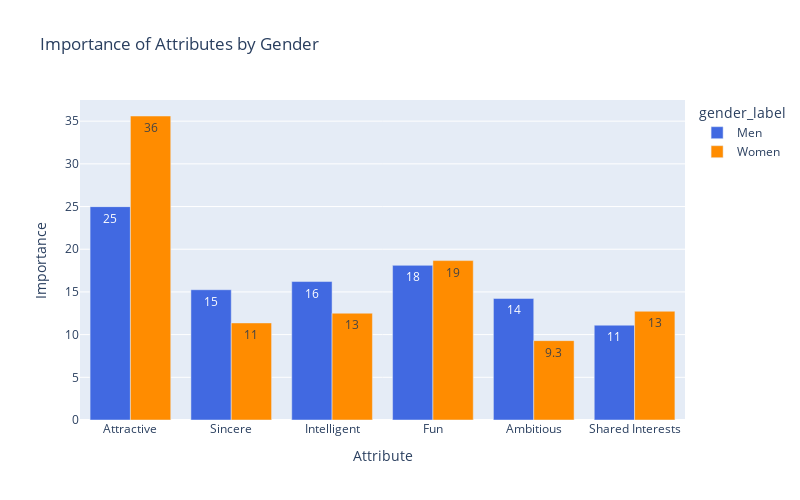

Source (notebook cell):
### Markdown cell above
For both men and women, attractiveness is ranked as the most important trait when considering what the opposite sex values in a partner.
Fun is consistently ranked second for both genders.
However, while men prioritize intelligence as their third most valued trait, women place equal importance on intelligence and shared interests.

### Code cell
# Plot a bar chart to visualize priorities side-by-side (Men vs Women)
#melt() transforms a wide table into a long table.
fig = px.bar(df2.melt(id_vars='gender_label', var_name='Attribute', value_name='Importance'),
             x='Attribute', y='Importance', color='gender_label', barmode='group',
             text_auto='.2s',  # <<< THIS adds value labels!
             color_discrete_map={'Men': 'royalblue', 'Women': 'darkorange'},
             title='Importance of Attributes by Gender', width=800,
    height=500)

fig.show()

### Figure 1 — Plotly figure (JSON) as saved in the notebook; plotly's stock layout.template omitted (floating-point values rounded to 4 significant figures)
{"data": [{"alignmentgroup": "True", "hovertemplate": "gender_label=Men<br>Attribute=%{x}<br>Importance=%{y}<extra></extra>", "legendgroup": "Men", "marker": {"color": "royalblue", "pattern": {"shape": ""}}, "name": "Men", "offsetgroup": "Men", "orientation": "v", "showlegend": true, "textposition": "auto", "texttemplate": "%{y:.2s}", "type": "bar", "x": ["Attractive", "Sincere", "Intelligent", "Fun", "Ambitious", "Shared Interests"], "xaxis": "x", "y": [24.99, 15.26, 16.22, 18.11, 14.24, 11.1], "yaxis": "y"}, {"alignmentgroup": "True", "hovertemplate": "gender_label=Women<br>Attribute=%{x}<br>Importance=%{y}<extra></extra>", "legendgroup": "Women", "marker": {"color": "darkorange", "pattern": {"shape": ""}}, "name": "Women", "offsetgroup": "Women", "orientation": "v", "showlegend": true, "textposition": "auto", "texttemplate": "%{y:.2s}", "type": "bar", "x": ["Attractive", "Sincere", "Intelligent", "Fun", "Ambitious", "Shared Interests"], "xaxis": "x", "y": [35.6, 11.37, 12.51, 18.67, 9.296, 12.74], "yaxis": "y"}], "layout": {"barmode": "group", "height": 500, "legend": {"title": {"text": "gender_label"}, "tracegroupgap": 0}, "title": {"text": "Importance of Attributes by Gender"}, "width": 800, "xaxis": {"anchor": "y", "domain": [0, 1], "title": {"text": "Attribute"}}, "yaxis": {"anchor": "x", "domain": [0, 1], "title": {"text": "Importance"}}}}
